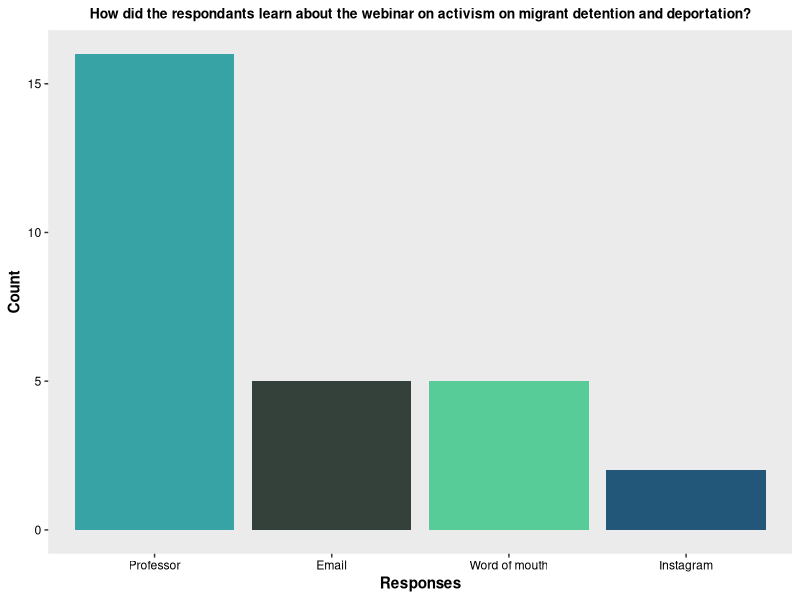
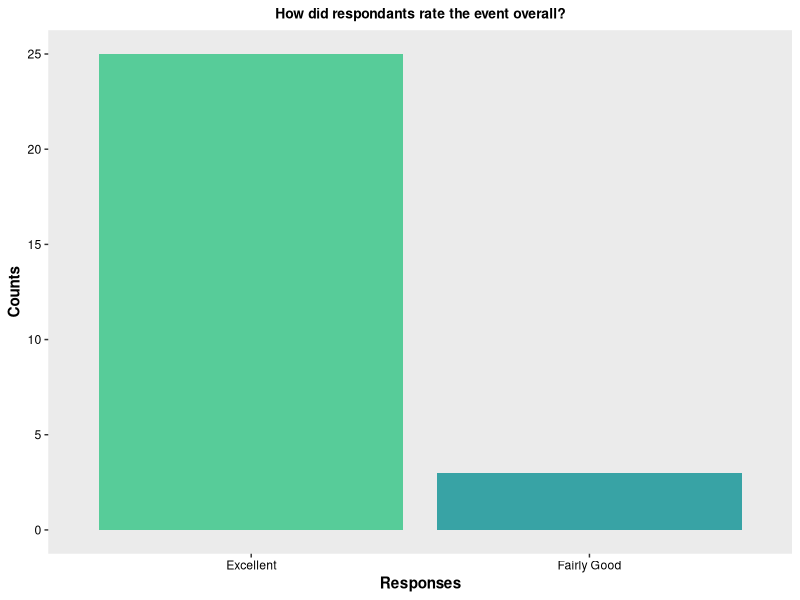
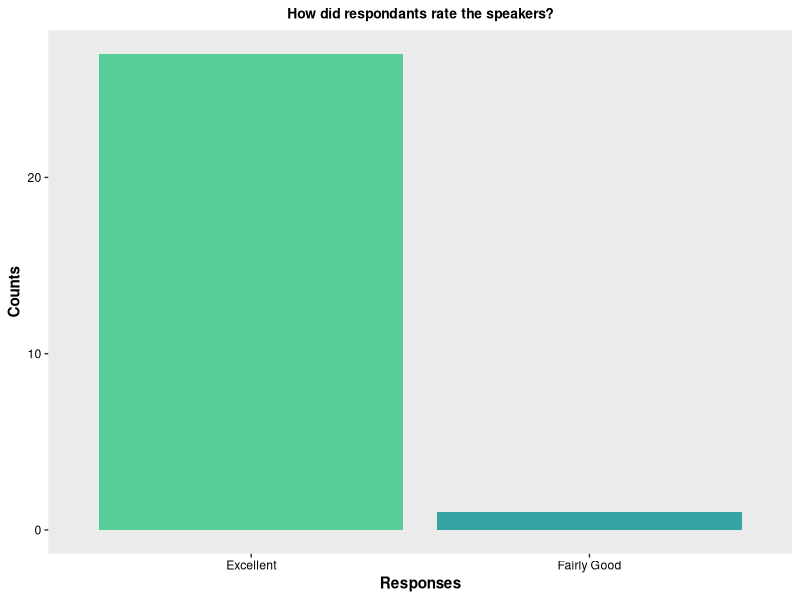
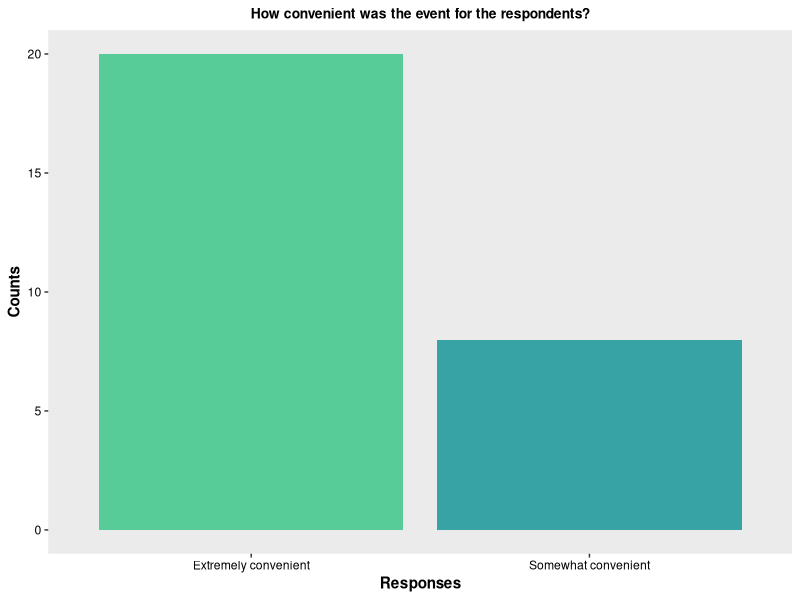
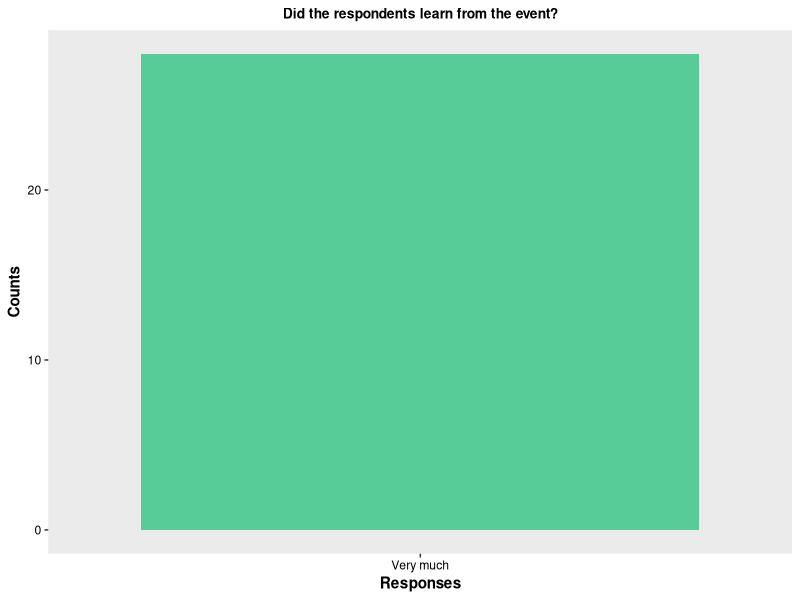
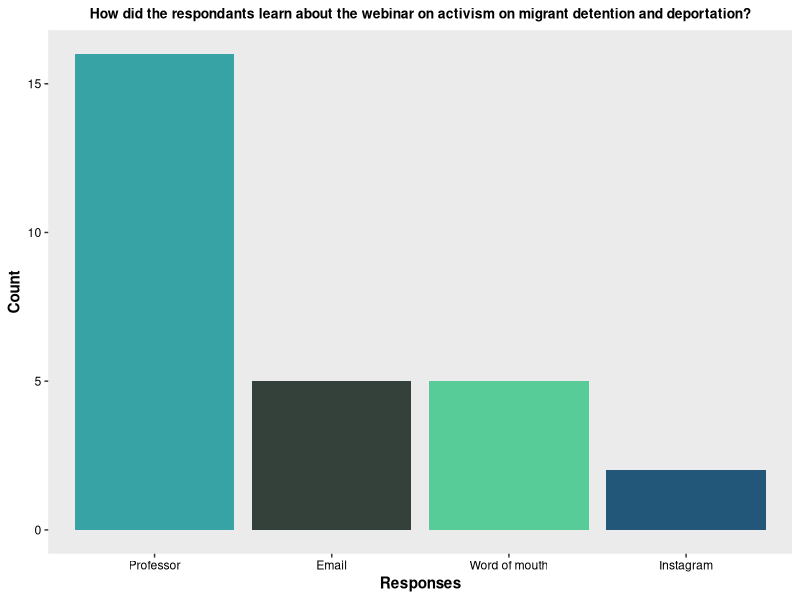
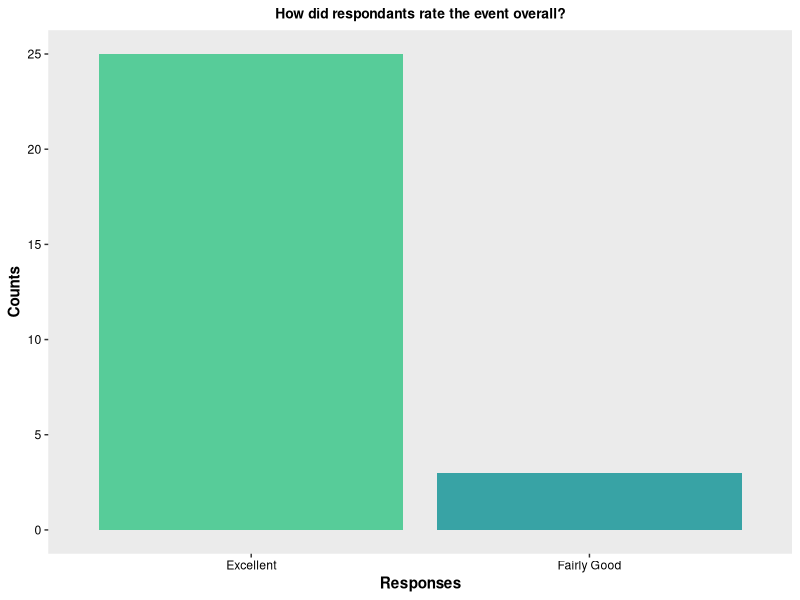
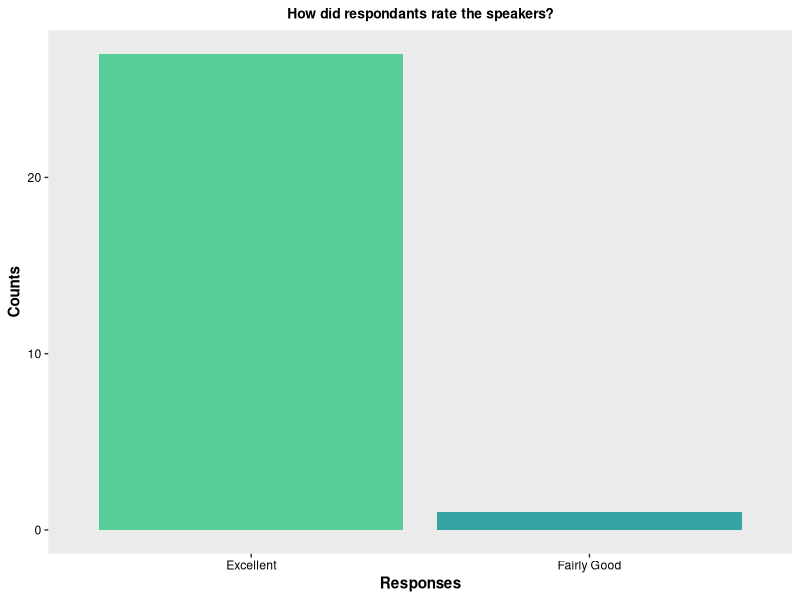

These charts were generated, in order, by the following R code:
#### 2020 Election Webinar ####
#### Created by: Vivian Vy Le ####
#### Updated on: 2022-08-09 ####

#### Load library ####
library(tidyverse)
library(here)
library(ggplot2)

#### Load Data ####
detention <- read_csv(here("Data", "migrant_detention.csv"))

#### View Data ####
view(detention)
glimpse(detention)

#### Data Analysis ####
detention_clean <- detention %>%
  select(participants, event_rating, speaker_rating, advertisement, event_timing, audience_learning) %>%
  rowwise() %>%
  mutate(advertisement_choices = str_split(advertisement, pattern = ";")) %>%
  ungroup() %>%
  unnest(advertisement_choices)
view(detention_clean)


detention_data <- detention_clean %>%
  mutate(event_rating = factor(event_rating,
                               levels = c("Excellent", "Fairly Good", "Not Good at All"))) %>%
  mutate(speaker_rating = factor(speaker_rating,
                                 levels = c("Excellent", "Fairly Good", "Not Good at All"))) %>%
  mutate(event_timing = factor(event_timing,
                               levels = c("Extremely convenient", "Somewhat convenient", "Not at all convenient"))) %>%
  mutate(audience_learning = factor(audience_learning,
                                    levels = c("Very much", "Somewhat", "Not much")))
view(detention_data)


advertisement_data <- detention_data %>%
  count(advertisement_choices)
advertisement_data

event_data <- detention_data %>%
  count(event_rating)
event_data

speaker_data <- detention_data %>%
  count(speaker_rating)
speaker_data

timing_data <- detention_data %>%
  count(event_timing)
timing_data

audience_data <- detention_data %>%
  count(audience_learning)
audience_data


#### Plot ####
colorpal <- c("#34403A", "#22577A", "#38A3A5", "#57CC99", "#80ED99", "#C7F9CC")
colorgrad <- c("#57CC99", "#38A3A5","#22577A")

advertisement_data %>%
  ggplot(aes(x= (reorder(advertisement_choices, -n)), y = n, fill = advertisement_choices)) +
  geom_col() +
  labs(title = "How did the respondants learn about the webinar on activism on migrant detention and deportation?",
       x = "Responses",
       y = "Count") +
  theme(plot.title = element_text(hjust = 0.5,
                                  size = 10,
                                  face = "bold"),
        axis.title = element_text(face = "bold"),
        axis.text.x = element_text(color = "#000000"),
        axis.text.y = element_text(color = "#000000"),
        panel.grid.major = element_blank(),
        panel.grid.minor = element_blank()) +
  scale_fill_manual(values = colorpal) +
  guides(fill = FALSE)
ggsave(here("Output", "2020-2021", "migrant_detention", "advertisement.png"), width = 8, height = 6)

event_data %>%
  ggplot(aes(x = reorder(event_rating, -n), y = n, fill = event_rating)) +
  geom_col() +
  labs(title = "How did respondants rate the event overall?",
       x = "Responses",
       y = "Counts") +
  theme(plot.title = element_text(hjust = 0.5,
                                  size = 10,
                                  face = "bold"),
        axis.title = element_text(face = "bold"),
        axis.text.x = element_text(color = "#000000"),
        axis.text.y = element_text(color = "#000000"),
        panel.grid.major = element_blank(),
        panel.grid.minor = element_blank()) +
  scale_fill_manual(values = colorgrad) +
  guides(fill = FALSE)
ggsave(here("Output", "2020-2021", "migrant_detention", "event_rating.png"), width = 6, height = 5 )

speaker_data %>%
  ggplot(aes(x = reorder(speaker_rating, -n), y = n, fill = speaker_rating)) +
  geom_col() +
  labs(title = "How did respondants rate the speakers?",
       x = "Responses",
       y = "Counts") +
  theme(plot.title = element_text(hjust = 0.5,
                                  size = 10,
                                  face = "bold"),
        axis.title = element_text(face = "bold"),
        axis.text.x = element_text(color = "#000000"),
        axis.text.y = element_text(color = "#000000"),
        panel.grid.major = element_blank(),
        panel.grid.minor = element_blank()) +
  scale_fill_manual(values = colorgrad) +
  guides(fill = FALSE)
ggsave(here("Output", "2020-2021", "migrant_detention", "speaker_ratings.png"), width = 6, height = 5)

timing_data %>%
  ggplot(aes(x = reorder(event_timing, -n), y = n, fill = event_timing)) +
  geom_col() +
  labs(title = "How convenient was the event for the respondents?",
       x = "Responses",
       y = "Counts") +
  theme(plot.title = element_text(hjust = 0.5,
                                  size = 10,
                                  face = "bold"),
        axis.title = element_text(face = "bold"),
        axis.text.x = element_text(color = "#000000"),
        axis.text.y = element_text(color = "#000000"),
        panel.grid.major = element_blank(),
        panel.grid.minor = element_blank()) +
  scale_fill_manual(values = colorgrad) +
  guides(fill = FALSE)
ggsave(here("Output", "2020-2021", "migrant_detention", "event_timing.png"), width = 6, height = 5)

audience_data %>%
  ggplot(aes(x = reorder(audience_learning, -n), y = n, fill = audience_learning)) +
  geom_col() +
  labs(title = "Did the respondents learn from the event?",
       x = "Responses",
       y = "Counts") +
  theme(plot.title = element_text(hjust = 0.5,
                                  size = 10,
                                  face = "bold"),
        axis.title = element_text(face = "bold"),
        axis.text.x = element_text(color = "#000000"),
        axis.text.y = element_text(color = "#000000"),
        panel.grid.major = element_blank(),
        panel.grid.minor = element_blank()) +
  scale_fill_manual(values = colorgrad) +
  guides(fill = FALSE)
ggsave(here("Output", "2020-2021", "migrant_detention", "audience_learning.png"), width = 6, height = 5)
